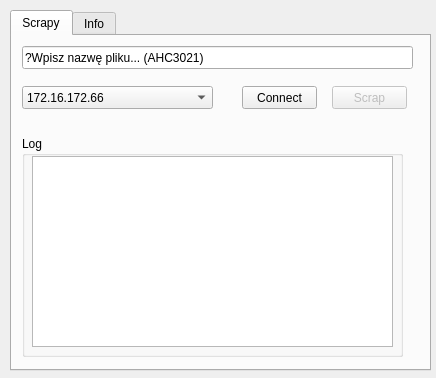
<?xml version="1.0" encoding="UTF-8"?>
<ui version="4.0">
 <class>Scrapy</class>
 <widget class="QWidget" name="Scrapy">
  <property name="enabled">
   <bool>true</bool>
  </property>
  <property name="geometry">
   <rect>
    <x>0</x>
    <y>0</y>
    <width>436</width>
    <height>378</height>
   </rect>
  </property>
  <property name="maximumSize">
   <size>
    <width>436</width>
    <height>378</height>
   </size>
  </property>
  <property name="windowTitle">
   <string>Form</string>
  </property>
  <property name="toolTip">
   <string/>
  </property>
  <widget class="QTabWidget" name="tabWidget">
   <property name="geometry">
    <rect>
     <x>10</x>
     <y>10</y>
     <width>421</width>
     <height>361</height>
    </rect>
   </property>
   <property name="currentIndex">
    <number>0</number>
   </property>
   <widget class="QWidget" name="tab">
    <attribute name="title">
     <string>Scrapy</string>
    </attribute>
    <widget class="QGroupBox" name="groupBox">
     <property name="geometry">
      <rect>
       <x>10</x>
       <y>100</y>
       <width>381</width>
       <height>221</height>
      </rect>
     </property>
     <property name="title">
      <string>Log</string>
     </property>
     <widget class="QPlainTextEdit" name="log_box">
      <property name="geometry">
       <rect>
        <x>10</x>
        <y>20</y>
        <width>361</width>
        <height>191</height>
       </rect>
      </property>
     </widget>
    </widget>
    <widget class="QComboBox" name="comboBox_ip">
     <property name="geometry">
      <rect>
       <x>10</x>
       <y>50</y>
       <width>191</width>
       <height>23</height>
      </rect>
     </property>
     <item>
      <property name="text">
       <string>172.16.172.66</string>
      </property>
     </item>
     <item>
      <property name="text">
       <string>172.29.172.66	</string>
      </property>
     </item>
     <item>
      <property name="text">
       <string>172.29.173.66</string>
      </property>
     </item>
     <item>
      <property name="text">
       <string>172.29.174.66</string>
      </property>
     </item>
     <item>
      <property name="text">
       <string>172.29.175.66</string>
      </property>
     </item>
     <item>
      <property name="text">
       <string>172.29.176.66</string>
      </property>
     </item>
     <item>
      <property name="text">
       <string>172.29.177.66</string>
      </property>
     </item>
     <item>
      <property name="text">
       <string>172.29.178.66</string>
      </property>
     </item>
    </widget>
    <widget class="QPushButton" name="connect_btn">
     <property name="geometry">
      <rect>
       <x>230</x>
       <y>50</y>
       <width>75</width>
       <height>23</height>
      </rect>
     </property>
     <property name="text">
      <string>Connect</string>
     </property>
    </widget>
    <widget class="QPushButton" name="scrap_btn">
     <property name="enabled">
      <bool>false</bool>
     </property>
     <property name="geometry">
      <rect>
       <x>320</x>
       <y>50</y>
       <width>75</width>
       <height>23</height>
      </rect>
     </property>
     <property name="text">
      <string>Scrap</string>
     </property>
    </widget>
    <widget class="QLineEdit" name="file_adr">
     <property name="geometry">
      <rect>
       <x>10</x>
       <y>10</y>
       <width>391</width>
       <height>23</height>
      </rect>
     </property>
     <property name="text">
      <string>?Wpisz nazwę pliku... (AHC3021)</string>
     </property>
    </widget>
   </widget>
   <widget class="QWidget" name="tab_2">
    <property name="enabled">
     <bool>false</bool>
    </property>
    <attribute name="title">
     <string>Info</string>
    </attribute>
    <widget class="QPlainTextEdit" name="plainTextEdit">
     <property name="enabled">
      <bool>false</bool>
     </property>
     <property name="geometry">
      <rect>
       <x>0</x>
       <y>10</y>
       <width>411</width>
       <height>321</height>
      </rect>
     </property>
     <property name="plainText">
      <string>To mały krok dla ludzkości, ale dla karła normalny.

Copyright 2020 Deny

MIOScraper jest wolnym oprogramowaniem: możesz go rozprowadzać dalej
i/lub modyfikować na warunkach Powszechnej Licencji Publicznej GNU,
wydanej przez Fundację Wolnego Oprogramowania - według wersji 3 tej
Licencji lub (według twojego wyboru) którejś z późniejszych wersji.

MIOScraper rozpowszechniany jest z nadzieją, iż będzie on
użyteczny - jednak BEZ JAKIEJKOLWIEK GWARANCJI, nawet domyślnej
gwarancji PRZYDATNOŚCI HANDLOWEJ albo PRZYDATNOŚCI DO OKREŚLONYCH
ZASTOSOWAŃ. W celu uzyskania bliższych informacji sięgnij do     Powszechnej Licencji Publicznej GNU.

Z pewnością wraz z MIOScraper otrzymałeś też egzemplarz
Powszechnej Licencji Publicznej GNU (GNU General Public License).
Jeśli nie - zobacz &lt;http://www.gnu.org/licenses/&gt;.</string>
     </property>
    </widget>
   </widget>
  </widget>
 </widget>
 <resources/>
 <connections/>
</ui>
